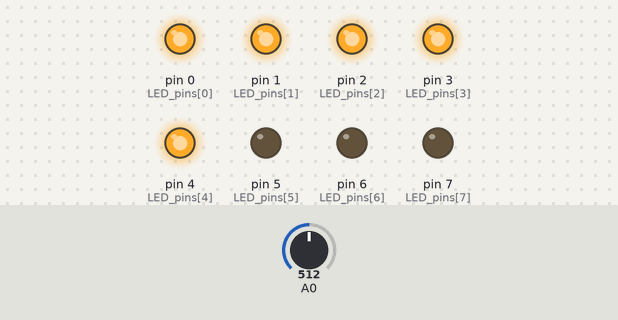
The sketch below on a simulated Arduino Uno, built with avr-gcc and run on an emulated ATmega328P. On the bench: output pins drawn as LEDs (lit = HIGH). Inputs (shaded band) come from the test bench; at power-on: A0 = 512.

Above: at 1.2 s.
1.3 s: A0 set to 625
2.8 s: A0 set to 651
At 3.3 s:
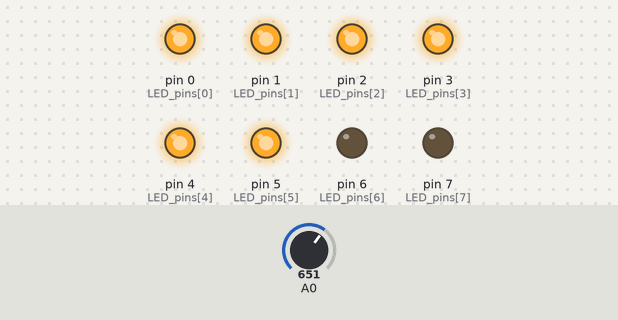
4.3 s: A0 set to 511
At 5.5 s:
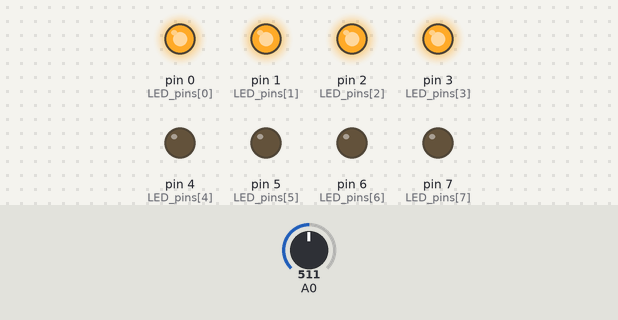
5.8 s: A0 set to 401
7.3 s: A0 set to 373
At 8.0 s:
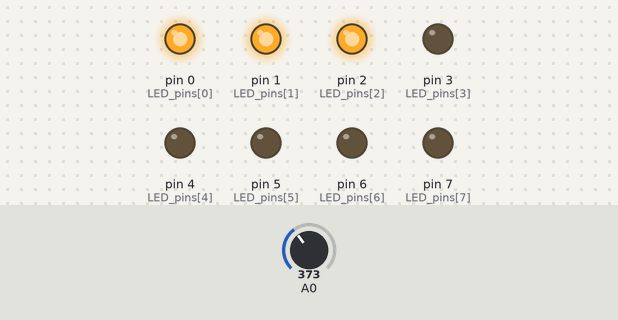
8.8 s: A0 set to 716
At 9.1 s:
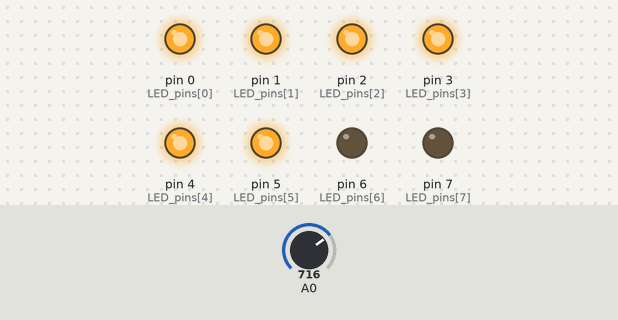
Timing chart, 0 to 11.3 s (numbered marks = the images above; inputs shaded):
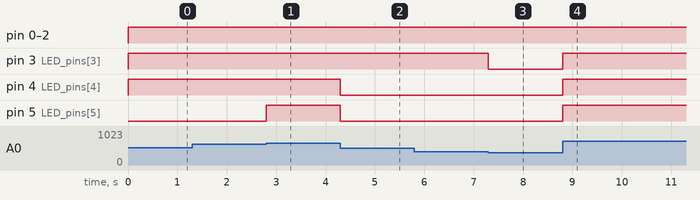

Measured:
- the behaviour switches between 639 and 640 on A0 (found by bisection; images 0 and 1)
- the behaviour switches between 384 and 383 on A0 (found by bisection; images 2 and 3)
- after the input at 1.3 s, every drawn part: stays the same
- after the input at 2.8 s, pin 5 (LED_pins[5]): LOW → HIGH at once
- after the input at 4.3 s, pin 4 (LED_pins[4]), pin 5 (LED_pins[5]): HIGH → LOW at once
- after the input at 5.8 s, every drawn part: stays the same
- after the input at 7.3 s, pin 3 (LED_pins[3]): HIGH → LOW at once
- after the input at 8.8 s, pin 3 (LED_pins[3]), pin 4 (LED_pins[4]), pin 5 (LED_pins[5]): LOW → HIGH at once

The sketch:

CH_12_code_4.ino
```cpp
/*
 *  아트멜 스튜디오와 아두이노로 배우는 ATmega328 프로그래밍
 *
 * 		Gyeongyong Heo (hgycap@deu.ac.kr)
 *			Department of Electronic Engineering
 *			Dong-eui University
 *  	2015. 07. 14
 */

int LED_pins[] = {0, 1, 2, 3, 4, 5, 6, 7};

void setup()
{
	for(int i = 0; i < 8; i++){
		pinMode(LED_pins[i], OUTPUT);
		digitalWrite(LED_pins[i], LOW);
	}
}

void loop()
{
	int value = analogRead(A0) >> 7;

	for(int i = 0; i <= value; i++){
		digitalWrite(LED_pins[i], HIGH);
	}

	for(int i = value + 1; i < 8; i++){
		digitalWrite(LED_pins[i], LOW);
	}
}
```
